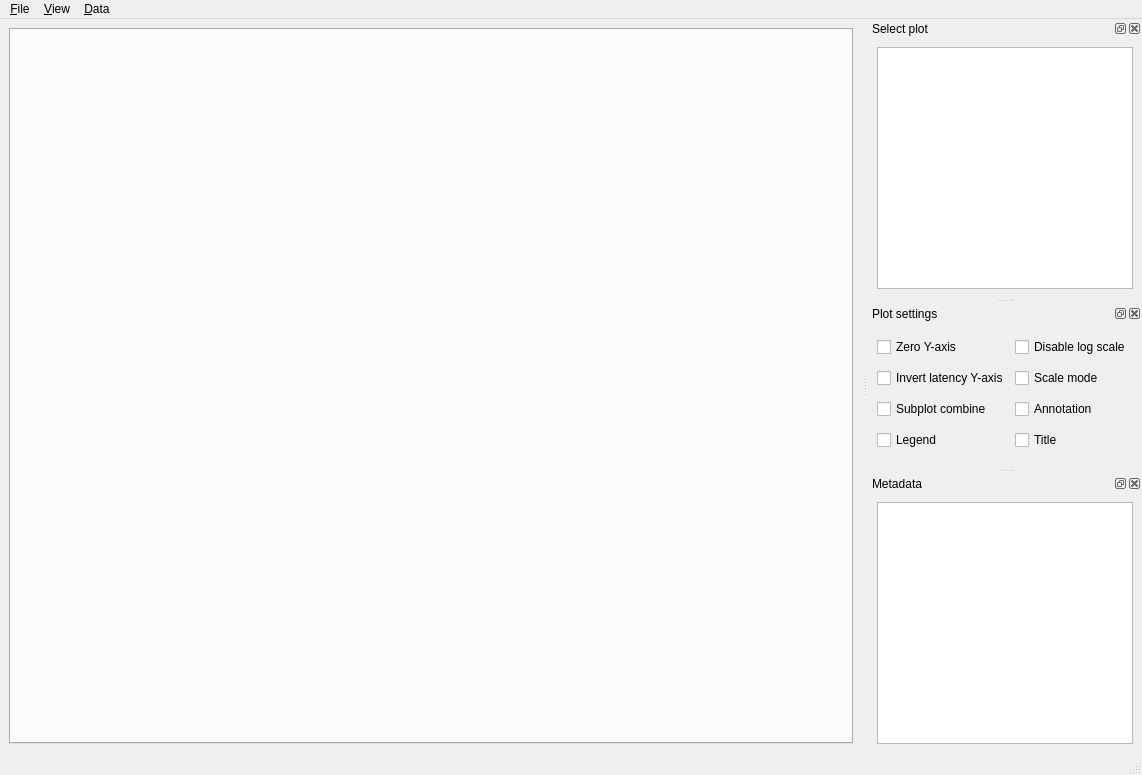
<?xml version="1.0" encoding="UTF-8"?>
<ui version="4.0">
 <class>MainWindow</class>
 <widget class="QMainWindow" name="MainWindow">
  <property name="geometry">
   <rect>
    <x>0</x>
    <y>0</y>
    <width>1142</width>
    <height>775</height>
   </rect>
  </property>
  <property name="windowTitle">
   <string>Netperf-Wrapper GUI</string>
  </property>
  <widget class="QWidget" name="centralwidget">
   <layout class="QHBoxLayout" name="horizontalLayout">
    <item>
     <widget class="QTabWidget" name="viewArea">
      <property name="currentIndex">
       <number>-1</number>
      </property>
      <property name="documentMode">
       <bool>false</bool>
      </property>
      <property name="tabsClosable">
       <bool>true</bool>
      </property>
      <property name="movable">
       <bool>true</bool>
      </property>
     </widget>
    </item>
   </layout>
  </widget>
  <widget class="QMenuBar" name="menubar">
   <property name="geometry">
    <rect>
     <x>0</x>
     <y>0</y>
     <width>1142</width>
     <height>21</height>
    </rect>
   </property>
   <widget class="QMenu" name="menu_File">
    <property name="title">
     <string>&amp;File</string>
    </property>
    <addaction name="actionOpen"/>
    <addaction name="actionCloseTab"/>
    <addaction name="actionSavePlot"/>
    <addaction name="separator"/>
    <addaction name="actionQuit"/>
   </widget>
   <widget class="QMenu" name="menu_View">
    <property name="title">
     <string>&amp;View</string>
    </property>
    <addaction name="actionPlotSelector"/>
    <addaction name="actionSettings"/>
    <addaction name="actionMetadata"/>
    <addaction name="separator"/>
    <addaction name="actionNextTab"/>
    <addaction name="actionPrevTab"/>
    <addaction name="separator"/>
    <addaction name="actionRefresh"/>
   </widget>
   <widget class="QMenu" name="menu_Data">
    <property name="title">
     <string>&amp;Data</string>
    </property>
    <addaction name="actionLoadExtra"/>
    <addaction name="actionOtherExtra"/>
    <addaction name="actionClearExtra"/>
    <addaction name="separator"/>
    <addaction name="actionScaleOpen"/>
   </widget>
   <addaction name="menu_File"/>
   <addaction name="menu_View"/>
   <addaction name="menu_Data"/>
  </widget>
  <widget class="QStatusBar" name="statusbar"/>
  <widget class="QDockWidget" name="plotDock">
   <property name="features">
    <set>QDockWidget::AllDockWidgetFeatures</set>
   </property>
   <property name="windowTitle">
    <string>Select plot</string>
   </property>
   <attribute name="dockWidgetArea">
    <number>2</number>
   </attribute>
   <widget class="QWidget" name="dockWidgetContents">
    <layout class="QVBoxLayout" name="verticalLayout">
     <item>
      <widget class="QListView" name="plotView">
       <property name="editTriggers">
        <set>QAbstractItemView::NoEditTriggers</set>
       </property>
      </widget>
     </item>
    </layout>
   </widget>
  </widget>
  <widget class="QDockWidget" name="settingsDock">
   <property name="windowTitle">
    <string>Plot settings</string>
   </property>
   <attribute name="dockWidgetArea">
    <number>2</number>
   </attribute>
   <widget class="QWidget" name="dockWidgetContents_2">
    <layout class="QGridLayout" name="gridLayout">
     <item row="0" column="1">
      <widget class="QCheckBox" name="checkDisableLog">
       <property name="toolTip">
        <string>Disable automatic log scaling of axes?</string>
       </property>
       <property name="statusTip">
        <string>Disable automatic log scaling of axes?</string>
       </property>
       <property name="text">
        <string>Disable log scale</string>
       </property>
      </widget>
     </item>
     <item row="0" column="0">
      <widget class="QCheckBox" name="checkZeroY">
       <property name="toolTip">
        <string>Always start Y-axis at 0?</string>
       </property>
       <property name="statusTip">
        <string>Always start Y-axis at 0?</string>
       </property>
       <property name="text">
        <string>Zero Y-axis</string>
       </property>
      </widget>
     </item>
     <item row="1" column="0">
      <widget class="QCheckBox" name="checkInvertY">
       <property name="toolTip">
        <string>Invert the y-axis for latency data series (making plots show 'better values upwards').</string>
       </property>
       <property name="statusTip">
        <string>Invert the y-axis for latency data series (making plots show 'better values upwards').</string>
       </property>
       <property name="text">
        <string>Invert latency Y-axis</string>
       </property>
      </widget>
     </item>
     <item row="1" column="1">
      <widget class="QCheckBox" name="checkScaleMode">
       <property name="toolTip">
        <string>Use extra data files for axis scaling instaed of plotting them?</string>
       </property>
       <property name="statusTip">
        <string>Use extra data files for axis scaling instaed of plotting them?</string>
       </property>
       <property name="text">
        <string>Scale mode</string>
       </property>
      </widget>
     </item>
     <item row="2" column="0">
      <widget class="QCheckBox" name="checkSubplotCombine">
       <property name="toolTip">
        <string>When plotting multiple data series, plot each one on a separate subplot instead of combining them into one plot (not supported for all plot types).</string>
       </property>
       <property name="statusTip">
        <string>When plotting multiple data series, plot each one on a separate subplot instead of combining them into one plot (not supported for all plot types).</string>
       </property>
       <property name="text">
        <string>Subplot combine</string>
       </property>
      </widget>
     </item>
     <item row="2" column="1">
      <widget class="QCheckBox" name="checkAnnotation">
       <property name="toolTip">
        <string>Annotate plot (at the bottom)?</string>
       </property>
       <property name="statusTip">
        <string>Annotate plot (at the bottom)?</string>
       </property>
       <property name="text">
        <string>Annotation</string>
       </property>
      </widget>
     </item>
     <item row="3" column="0">
      <widget class="QCheckBox" name="checkLegend">
       <property name="toolTip">
        <string>Draw plot legend?</string>
       </property>
       <property name="statusTip">
        <string>Draw plot legend?</string>
       </property>
       <property name="text">
        <string>Legend</string>
       </property>
      </widget>
     </item>
     <item row="3" column="1">
      <widget class="QCheckBox" name="checkTitle">
       <property name="toolTip">
        <string>Draw plot title?</string>
       </property>
       <property name="statusTip">
        <string>Draw plot title?</string>
       </property>
       <property name="text">
        <string>Title</string>
       </property>
      </widget>
     </item>
    </layout>
   </widget>
  </widget>
  <widget class="QDockWidget" name="metadataDock">
   <property name="windowTitle">
    <string>Metadata</string>
   </property>
   <attribute name="dockWidgetArea">
    <number>2</number>
   </attribute>
   <widget class="QWidget" name="dockWidgetContents_3">
    <layout class="QVBoxLayout" name="verticalLayout_2">
     <item>
      <widget class="QTreeView" name="metadataView">
       <property name="mouseTracking">
        <bool>true</bool>
       </property>
       <property name="editTriggers">
        <set>QAbstractItemView::NoEditTriggers</set>
       </property>
       <property name="alternatingRowColors">
        <bool>true</bool>
       </property>
      </widget>
     </item>
    </layout>
   </widget>
  </widget>
  <action name="actionQuit">
   <property name="text">
    <string>&amp;Quit</string>
   </property>
   <property name="shortcut">
    <string>Ctrl+Q</string>
   </property>
  </action>
  <action name="actionOpen">
   <property name="text">
    <string>&amp;Open data file</string>
   </property>
   <property name="shortcut">
    <string>Ctrl+O</string>
   </property>
  </action>
  <action name="actionCloseTab">
   <property name="text">
    <string>&amp;Close tab</string>
   </property>
   <property name="shortcut">
    <string>Ctrl+W</string>
   </property>
  </action>
  <action name="actionPlotSelector">
   <property name="checkable">
    <bool>true</bool>
   </property>
   <property name="checked">
    <bool>true</bool>
   </property>
   <property name="text">
    <string>&amp;Plot selector</string>
   </property>
  </action>
  <action name="actionSettings">
   <property name="checkable">
    <bool>true</bool>
   </property>
   <property name="checked">
    <bool>true</bool>
   </property>
   <property name="text">
    <string>&amp;Settings</string>
   </property>
  </action>
  <action name="actionMetadata">
   <property name="checkable">
    <bool>true</bool>
   </property>
   <property name="checked">
    <bool>true</bool>
   </property>
   <property name="text">
    <string>&amp;Metadata</string>
   </property>
  </action>
  <action name="actionLoadExtra">
   <property name="text">
    <string>&amp;Load additional data file</string>
   </property>
  </action>
  <action name="actionOtherExtra">
   <property name="text">
    <string>&amp;Add other open data files</string>
   </property>
  </action>
  <action name="actionClearExtra">
   <property name="text">
    <string>&amp;Clear extra data files</string>
   </property>
  </action>
  <action name="actionNextTab">
   <property name="text">
    <string>&amp;Next tab</string>
   </property>
   <property name="shortcut">
    <string>Ctrl+Tab</string>
   </property>
  </action>
  <action name="actionPrevTab">
   <property name="text">
    <string>P&amp;revious tab</string>
   </property>
   <property name="shortcut">
    <string>Ctrl+Shift+Backtab</string>
   </property>
  </action>
  <action name="actionSavePlot">
   <property name="text">
    <string>&amp;Save plot to file</string>
   </property>
   <property name="shortcut">
    <string>Ctrl+S</string>
   </property>
  </action>
  <action name="actionRefresh">
   <property name="text">
    <string>&amp;Refresh plot</string>
   </property>
   <property name="shortcut">
    <string>F5</string>
   </property>
  </action>
  <action name="actionScaleOpen">
   <property name="text">
    <string>&amp;Scale open data files</string>
   </property>
  </action>
 </widget>
 <resources/>
 <connections>
  <connection>
   <sender>actionQuit</sender>
   <signal>activated()</signal>
   <receiver>MainWindow</receiver>
   <slot>close()</slot>
   <hints>
    <hint type="sourcelabel">
     <x>-1</x>
     <y>-1</y>
    </hint>
    <hint type="destinationlabel">
     <x>570</x>
     <y>387</y>
    </hint>
   </hints>
  </connection>
  <connection>
   <sender>actionMetadata</sender>
   <signal>toggled(bool)</signal>
   <receiver>metadataDock</receiver>
   <slot>setVisible(bool)</slot>
   <hints>
    <hint type="sourcelabel">
     <x>-1</x>
     <y>-1</y>
    </hint>
    <hint type="destinationlabel">
     <x>1007</x>
     <y>671</y>
    </hint>
   </hints>
  </connection>
  <connection>
   <sender>actionSettings</sender>
   <signal>toggled(bool)</signal>
   <receiver>settingsDock</receiver>
   <slot>setVisible(bool)</slot>
   <hints>
    <hint type="sourcelabel">
     <x>-1</x>
     <y>-1</y>
    </hint>
    <hint type="destinationlabel">
     <x>1007</x>
     <y>561</y>
    </hint>
   </hints>
  </connection>
  <connection>
   <sender>actionPlotSelector</sender>
   <signal>toggled(bool)</signal>
   <receiver>plotDock</receiver>
   <slot>setVisible(bool)</slot>
   <hints>
    <hint type="sourcelabel">
     <x>-1</x>
     <y>-1</y>
    </hint>
    <hint type="destinationlabel">
     <x>1007</x>
     <y>278</y>
    </hint>
   </hints>
  </connection>
 </connections>
</ui>
